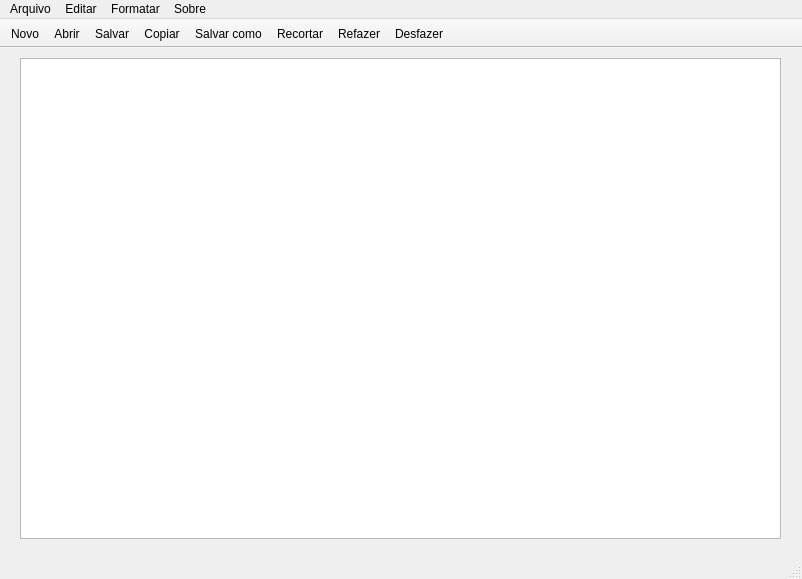
<?xml version="1.0" encoding="UTF-8"?>
<ui version="4.0">
 <class>EditorDeTextos</class>
 <widget class="QMainWindow" name="EditorDeTextos">
  <property name="geometry">
   <rect>
    <x>0</x>
    <y>0</y>
    <width>802</width>
    <height>579</height>
   </rect>
  </property>
  <property name="windowTitle">
   <string>EditorDeTextos</string>
  </property>
  <widget class="QWidget" name="centralwidget">
   <widget class="QTextEdit" name="textEdit">
    <property name="geometry">
     <rect>
      <x>20</x>
      <y>10</y>
      <width>761</width>
      <height>481</height>
     </rect>
    </property>
   </widget>
  </widget>
  <widget class="QMenuBar" name="menubar">
   <property name="geometry">
    <rect>
     <x>0</x>
     <y>0</y>
     <width>802</width>
     <height>22</height>
    </rect>
   </property>
   <widget class="QMenu" name="menuArquivo">
    <property name="title">
     <string>Arquivo</string>
    </property>
    <addaction name="actionNovo"/>
    <addaction name="actionAbrir"/>
    <addaction name="actionSalvar"/>
    <addaction name="actionSalvar_como"/>
    <addaction name="actionImprimir"/>
    <addaction name="actionSair"/>
   </widget>
   <widget class="QMenu" name="menuEditar">
    <property name="title">
     <string>Editar</string>
    </property>
    <addaction name="actionCopiar"/>
    <addaction name="actionColar"/>
    <addaction name="actionRecortar"/>
    <addaction name="actionRefazer"/>
    <addaction name="actionDesfazer"/>
   </widget>
   <widget class="QMenu" name="menuFormatar">
    <property name="title">
     <string>Formatar</string>
    </property>
    <addaction name="actionCor"/>
    <addaction name="actionBackground"/>
    <addaction name="actionFonte"/>
   </widget>
   <widget class="QMenu" name="menuSobre">
    <property name="title">
     <string>Sobre</string>
    </property>
    <addaction name="actionSobre_Devs"/>
   </widget>
   <addaction name="menuArquivo"/>
   <addaction name="menuEditar"/>
   <addaction name="menuFormatar"/>
   <addaction name="menuSobre"/>
  </widget>
  <widget class="QStatusBar" name="statusbar"/>
  <widget class="QToolBar" name="toolBar">
   <property name="windowTitle">
    <string>toolBar</string>
   </property>
   <property name="movable">
    <bool>false</bool>
   </property>
   <attribute name="toolBarArea">
    <enum>TopToolBarArea</enum>
   </attribute>
   <attribute name="toolBarBreak">
    <bool>false</bool>
   </attribute>
   <addaction name="actionNovo"/>
   <addaction name="actionAbrir"/>
   <addaction name="actionSalvar"/>
   <addaction name="actionCopiar"/>
   <addaction name="actionSalvar_como"/>
   <addaction name="actionRecortar"/>
   <addaction name="actionRefazer"/>
   <addaction name="actionDesfazer"/>
  </widget>
  <action name="actionNovo">
   <property name="icon">
    <iconset resource="images.qrc">
     <normaloff>:/icons-text-edit/file.png</normaloff>:/icons-text-edit/file.png</iconset>
   </property>
   <property name="text">
    <string>Novo</string>
   </property>
   <property name="shortcut">
    <string>Ctrl+N</string>
   </property>
  </action>
  <action name="actionAbrir">
   <property name="icon">
    <iconset resource="images.qrc">
     <normaloff>:/icons-text-edit/open.png</normaloff>:/icons-text-edit/open.png</iconset>
   </property>
   <property name="text">
    <string>Abrir</string>
   </property>
   <property name="shortcut">
    <string>Ctrl+O</string>
   </property>
  </action>
  <action name="actionSalvar">
   <property name="icon">
    <iconset resource="images.qrc">
     <normaloff>:/icons-text-edit/save.png</normaloff>:/icons-text-edit/save.png</iconset>
   </property>
   <property name="text">
    <string>Salvar</string>
   </property>
   <property name="shortcut">
    <string>Ctrl+S</string>
   </property>
  </action>
  <action name="actionSalvar_como">
   <property name="icon">
    <iconset resource="images.qrc">
     <normaloff>:/icons-text-edit/paste.png</normaloff>:/icons-text-edit/paste.png</iconset>
   </property>
   <property name="text">
    <string>Salvar como</string>
   </property>
  </action>
  <action name="actionCopiar">
   <property name="icon">
    <iconset resource="images.qrc">
     <normaloff>:/icons-text-edit/copy.png</normaloff>:/icons-text-edit/copy.png</iconset>
   </property>
   <property name="text">
    <string>Copiar</string>
   </property>
   <property name="shortcut">
    <string>Ctrl+C</string>
   </property>
  </action>
  <action name="actionColar">
   <property name="icon">
    <iconset resource="images.qrc">
     <normaloff>:/icons-text-edit/paste.png</normaloff>:/icons-text-edit/paste.png</iconset>
   </property>
   <property name="text">
    <string>Colar</string>
   </property>
   <property name="shortcut">
    <string>Ctrl+V</string>
   </property>
  </action>
  <action name="actionRecortar">
   <property name="icon">
    <iconset resource="images.qrc">
     <normaloff>:/icons-text-edit/cut.png</normaloff>:/icons-text-edit/cut.png</iconset>
   </property>
   <property name="text">
    <string>Recortar</string>
   </property>
   <property name="shortcut">
    <string>Ctrl+X</string>
   </property>
  </action>
  <action name="actionRefazer">
   <property name="icon">
    <iconset resource="images.qrc">
     <normaloff>:/icons-text-edit/redo.png</normaloff>:/icons-text-edit/redo.png</iconset>
   </property>
   <property name="text">
    <string>Refazer</string>
   </property>
  </action>
  <action name="actionDesfazer">
   <property name="icon">
    <iconset resource="images.qrc">
     <normaloff>:/icons-text-edit/undo.png</normaloff>:/icons-text-edit/undo.png</iconset>
   </property>
   <property name="text">
    <string>Desfazer</string>
   </property>
   <property name="shortcut">
    <string>Ctrl+Z</string>
   </property>
  </action>
  <action name="actionSair">
   <property name="icon">
    <iconset resource="images.qrc">
     <normaloff>:/icons-text-edit/close.png</normaloff>:/icons-text-edit/close.png</iconset>
   </property>
   <property name="text">
    <string>Sair</string>
   </property>
  </action>
  <action name="actionCor">
   <property name="icon">
    <iconset resource="images.qrc">
     <normaloff>:/icons-text-edit/cor.png</normaloff>:/icons-text-edit/cor.png</iconset>
   </property>
   <property name="text">
    <string>Cor</string>
   </property>
  </action>
  <action name="actionBackground">
   <property name="icon">
    <iconset resource="images.qrc">
     <normaloff>:/icons-text-edit/background.png</normaloff>:/icons-text-edit/background.png</iconset>
   </property>
   <property name="text">
    <string>Background</string>
   </property>
  </action>
  <action name="actionFonte">
   <property name="icon">
    <iconset resource="images.qrc">
     <normaloff>:/icons-text-edit/font.png</normaloff>:/icons-text-edit/font.png</iconset>
   </property>
   <property name="text">
    <string>Fonte</string>
   </property>
  </action>
  <action name="actionSobre_Devs">
   <property name="icon">
    <iconset resource="images.qrc">
     <normaloff>:/icons-text-edit/about.png</normaloff>:/icons-text-edit/about.png</iconset>
   </property>
   <property name="text">
    <string>Sobre Devs</string>
   </property>
  </action>
  <action name="actionImprimir">
   <property name="icon">
    <iconset resource="images.qrc">
     <normaloff>:/icons-text-edit/print.png</normaloff>:/icons-text-edit/print.png</iconset>
   </property>
   <property name="text">
    <string>Imprimir</string>
   </property>
  </action>
 </widget>
 <resources>
  <include location="images.qrc"/>
 </resources>
 <connections/>
</ui>
